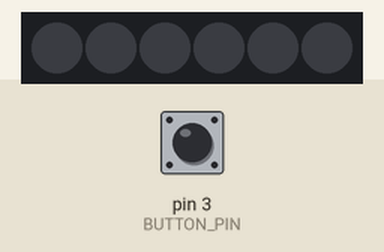
Recording of a sketch running on a simulated Arduino Uno, built with avr-gcc and run on an emulated ATmega328P. On the bench: 6 RGB LEDs in strip order, left to right. Inputs (shaded band) come from the test bench; at power-on: pin 3 (BUTTON_PIN) HIGH.

Above: at 1.2 s.
1.3 s: pin 3 (BUTTON_PIN) pulled LOW for 0.15 s
At 2.2 s:
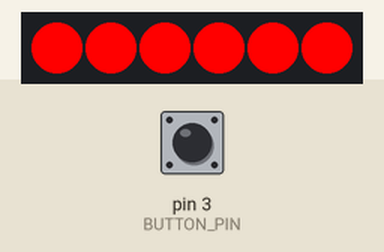
3.0 s: pin 3 (BUTTON_PIN) pulled LOW for 1 s
At 4.7 s:
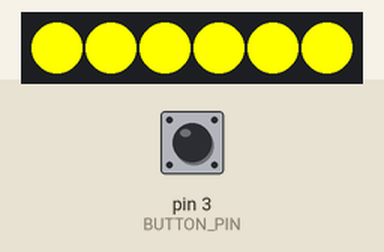
5.5 s: pin 3 (BUTTON_PIN) pulled LOW for 0.15 s
At 6.6 s:
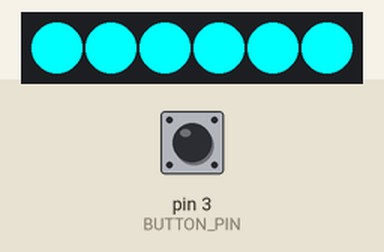
7.2 s: pin 3 (BUTTON_PIN) pulled LOW for 3.2 s
At 7.9 s:
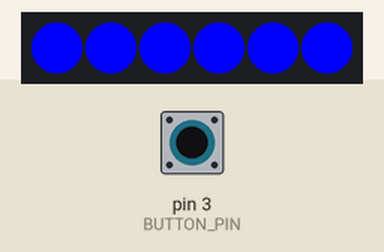
11.9 s: pin 3 (BUTTON_PIN) pulled LOW for 0.15 s
At 12.7 s:
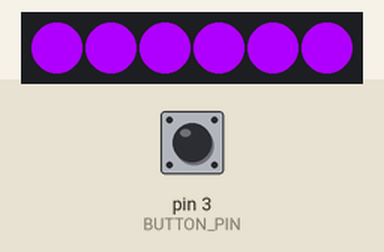
13.6 s: pin 3 (BUTTON_PIN) pulled LOW for 1 s
At 15.2 s:
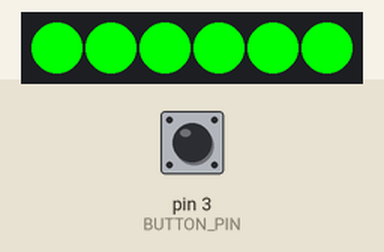
Timing chart, 0 to 16.7 s (numbered marks = the images above; inputs shaded):
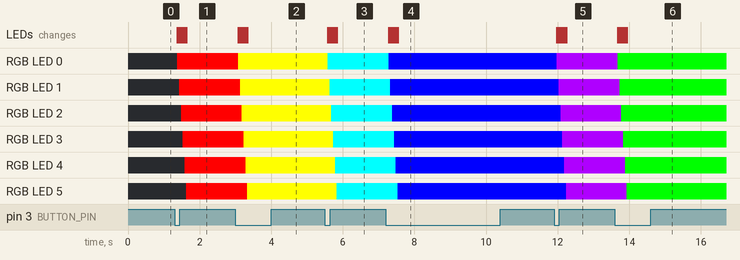

Measured:
- after the input at 1.3 s, RGB LED 0: off → RGB(255, 0, 0) after 0.08 s; RGB LED 1: off → RGB(255, 0, 0) after 0.13 s; RGB LED 2: off → RGB(255, 0, 0) after 0.18 s; RGB LED 3: off → RGB(255, 0, 0) after 0.23 s; RGB LED 4: off → RGB(255, 0, 0) after 0.28 s; the LEDs: first change after 0.08 s (image 1 shows a later state)
- after the input at 3.0 s, RGB LED 0: RGB(255, 0, 0) → RGB(255, 255, 0) after 0.08 s; RGB LED 1: RGB(255, 0, 0) → RGB(255, 255, 0) after 0.13 s
- after the input at 5.5 s, RGB LED 0: RGB(255, 255, 0) → RGB(0, 255, 255) after 0.08 s; RGB LED 1: RGB(255, 255, 0) → RGB(0, 255, 255) after 0.13 s
- after the input at 7.2 s, RGB LED 0: RGB(0, 255, 255) → RGB(0, 0, 255) after 0.08 s; RGB LED 1: RGB(0, 255, 255) → RGB(0, 0, 255) after 0.13 s
- after the input at 11.9 s, RGB LED 0: RGB(0, 0, 255) → RGB(175, 0, 255) after 0.08 s; RGB LED 1: RGB(0, 0, 255) → RGB(175, 0, 255) after 0.13 s
- after the input at 13.6 s, RGB LED 0: RGB(175, 0, 255) → RGB(0, 255, 0) after 0.08 s; RGB LED 1: RGB(175, 0, 255) → RGB(0, 255, 0) after 0.13 s

The sketch:

tilt_sensor_v2.ino
```cpp
#include <Adafruit_NeoPixel.h>

#define BUTTON_PIN   3    // Digital IO pin connected to the button.  This will be
                          // driven with a pull-up resistor so the switch should
                          // pull the pin to ground momentarily.  On a high -> low
                          // transition the button press logic will execute.

#define PIXEL_PIN    11    // Digital IO pin connected to the NeoPixels.

#define PIXEL_COUNT 6

Adafruit_NeoPixel strip = Adafruit_NeoPixel(PIXEL_COUNT, PIXEL_PIN, NEO_GRB + NEO_KHZ800);

bool oldState = HIGH;
int showType = 0;

void setup() {
  pinMode(BUTTON_PIN, INPUT_PULLUP);
  strip.begin();
  strip.show(); // Initialize all pixels to 'off'
}

void loop() {
  // Get current button state.
  bool newState = digitalRead(BUTTON_PIN);

  // Check if state changed from high to low (button press).
  if (newState == LOW && oldState == HIGH) {
    // Short delay to debounce button.
    delay(80);
    // Check if button is still low after debounce.
    newState = digitalRead(BUTTON_PIN);
    if (newState == LOW) {
      showType++;
      if (showType > 6)
        showType=0;
      startShow(showType);
    }
  }

  // Set the last button state to the old state.
  oldState = newState;
}

void startShow(int i) {
  switch(i){
    case 0: colorWipe(strip.Color(0, 0, 0), 50);    // off
            break;
    case 1: colorWipe(strip.Color(255, 0, 0), 50);  // Red
            break;
    case 2: colorWipe(strip.Color(255, 255, 0), 50);  // Gold
            break;
    case 3: colorWipe(strip.Color(0, 255, 255), 50);  // Cyan
            break;
    case 4: colorWipe(strip.Color(0, 0, 255), 50);  // Blue
            break;
    case 5: colorWipe(strip.Color(175, 0, 255), 50);  // purple
            break;
    case 6: colorWipe(strip.Color(0, 255, 0), 50);  // Green
            break;
    case 7: colorWipe(strip.Color(255, 125, 0), 50);    // Orange
            break;
  }
}

// Fill the dots one after the other with a color
void colorWipe(uint32_t c, uint8_t wait) {
  for(uint16_t i=0; i<strip.numPixels(); i++) {
    strip.setPixelColor(i, c);
    strip.show();
    delay(wait);
  }
}
```
